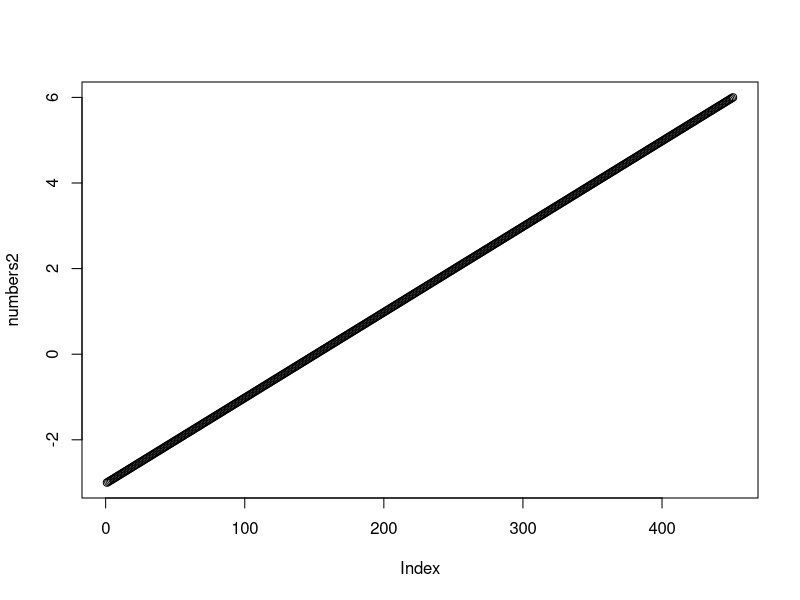
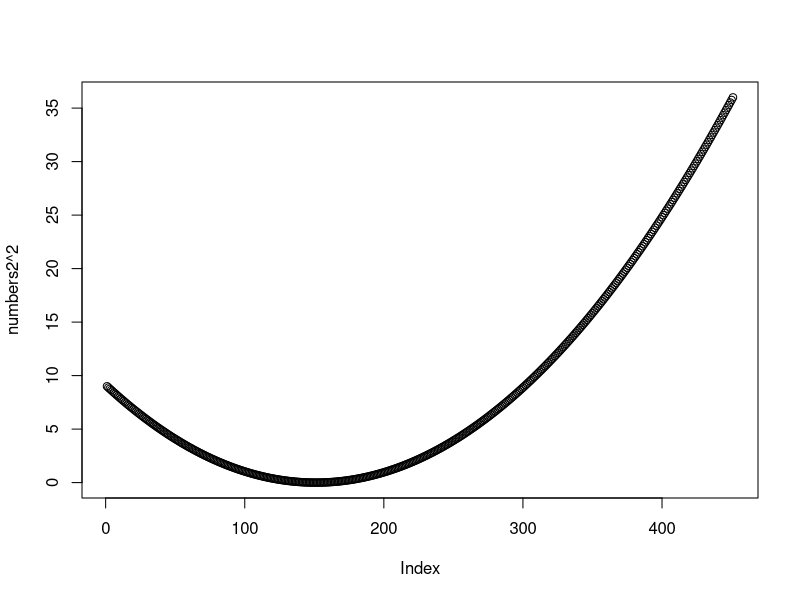

Recreate these plots in R, in order.
## ---- chunk 1
getwd()
## ---- chunk 2
install.packages('tidyverse')
## ---- chunk 3
library(tidyverse)
## ---- chunk 4
iris
## ---- chunk 5
mydata <- iris
## ---- chunk 6
head(mydata, 10)
## ---- chunk 7
mydata[1:10,]
## ---- chunk 8
mypart <- mydata[,c(1,5)]
## ---- chunk 9
mypart[mypart$Species == "versicolor",]
## ---- chunk 10
head(mypart[mypart$Species == "versicolor",])

tail(mypart[mypart$Species == "versicolor",])
## ---- chunk 11
mypart$Species
## ---- chunk 12
class(mydata)
## ---- chunk 13
numbers <- 1:10

class(numbers)
## ---- chunk 14
numbers2 <- seq(from = -3, to = 6, by = 0.02)

class(numbers)
## ---- chunk 15
words <- c("Hello", "I", "am", "Bas")

class(words)
## ---- chunk 16
class("Netherlands")

class(c(1, "test"))

a <- 1:4
class(a)

class(a) <- "character"
class(a)

#Factors
factor(1:3)
b <- factor(c(1, 2, 1, 2, 1, 2))

b

class(b)
levels(b)


#Logicals
x <- 1
y <- 3

x == 2
x == 1

x <= 4
x > 5

x + y == 4
x / y == 0.33

x / y == 1/3

mydata$Species == "versicolor"
## ---- chunk 17
mean(numbers2)

sum(numbers2)

plot(numbers2)

plot(numbers2^2)
## ---- chunk 18
mean(words)
## ---- chunk 19
class(mydata)

str(mydata)
## ---- chunk 20
mydata2 <- mutate(mydata, Sepal.Surface = Sepal.Length * Sepal.Width)


head(mydata2, 10)
## ---- chunk 21
groupeddata<- group_by(mydata2, Species)

is.grouped_df(groupeddata)

summarise(groupeddata, mean = mean(Sepal.Surface))
## ---- chunk 22
library(tibble)

# First I define x, and then I use that definition of x to generate y
tibble(x = 1:5, y = x^2)
## ---- chunk 23
mydata2 %>%
  group_by(Species) %>%
  summarise(mean = mean(Sepal.Surface))
## ---- chunk 24
mydata2 %>%
  group_by(Species) %>%
  summarise(mean = mean(Sepal.Surface), 
            sd = sd(Sepal.Surface), 
            median = median(Sepal.Surface), 
            min = min(Sepal.Surface), 
            max = max(Sepal.Surface), 
            n = n())
